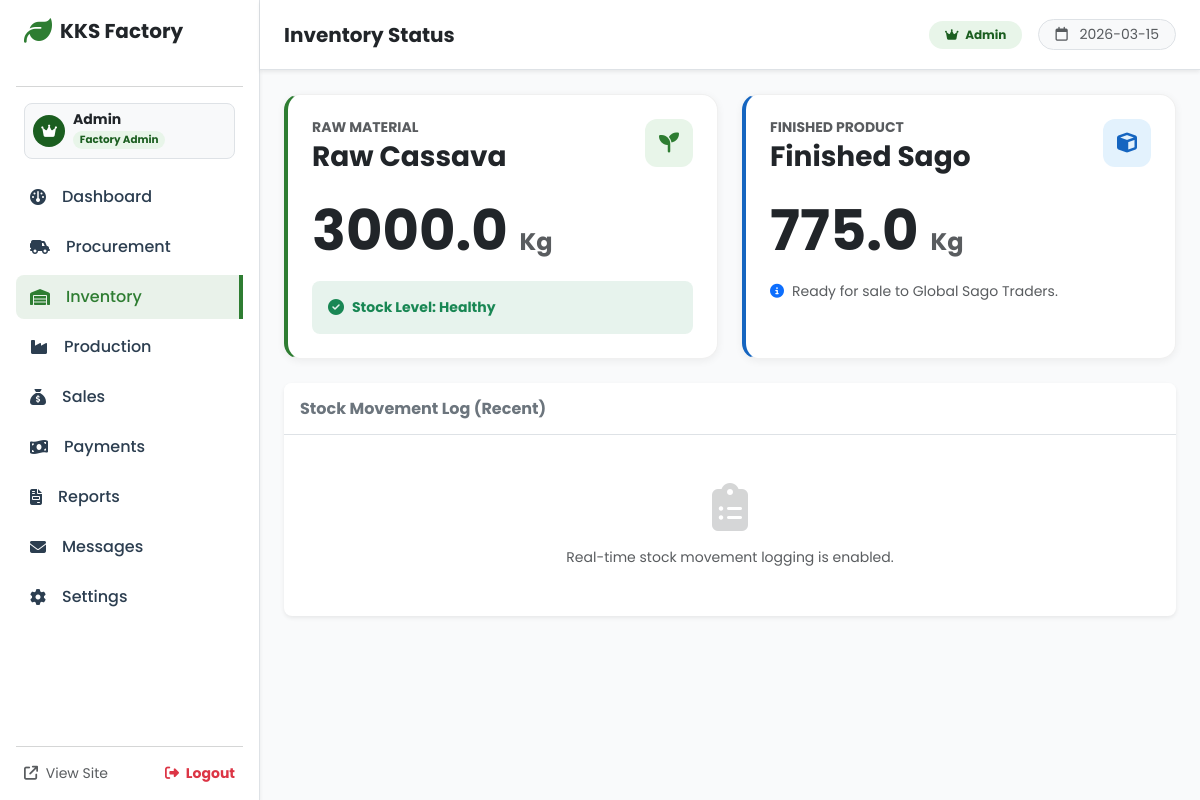
Before: /inventory (signed in) with the older database file.
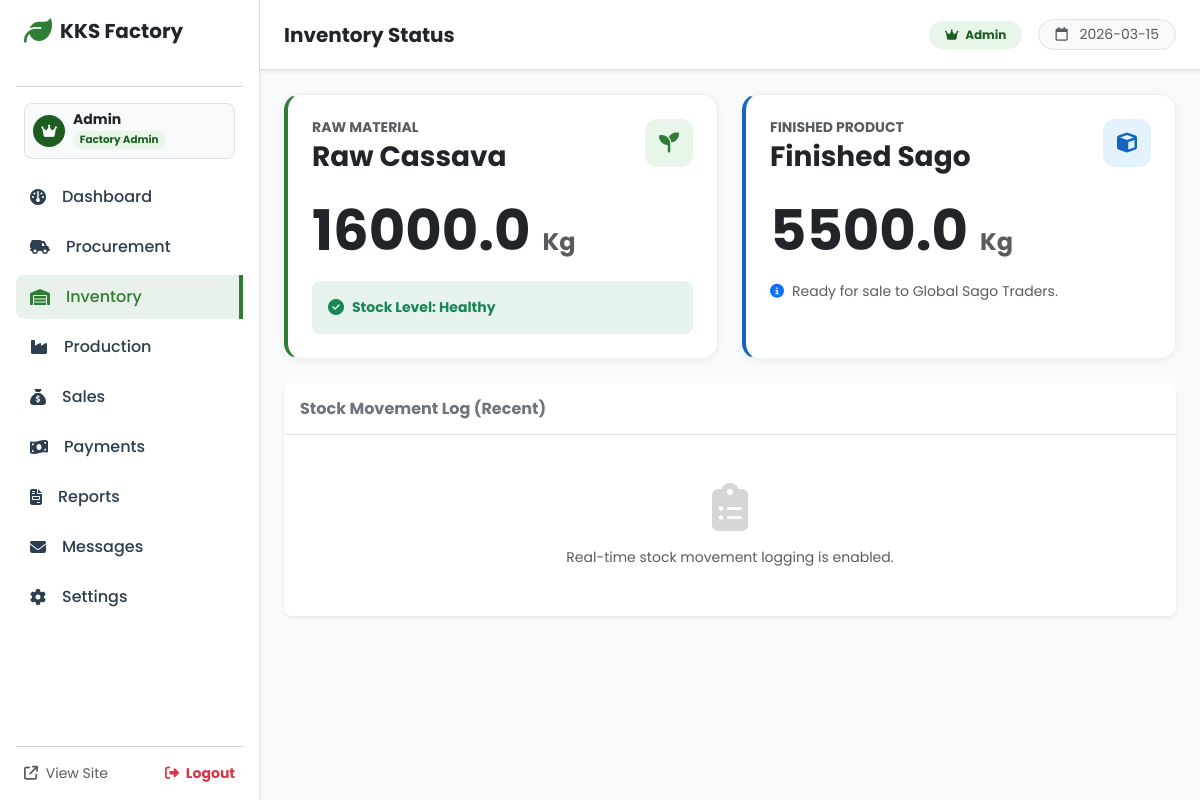
After: the same page with the newer database file.
### app.py (models this page shows)
class Inventory(db.Model):
    id = db.Column(db.Integer, primary_key=True)
    item_name = db.Column(db.String(50), unique=True)
    quantity = db.Column(db.Float, default=0.0)
    unit = db.Column(db.String(10))

### app.py (the view)
@app.route('/inventory')
def inventory():
    if not check_auth(): return redirect(url_for('login'))
    raw  = Inventory.query.filter_by(item_name='Raw Cassava').first()
    sago = Inventory.query.filter_by(item_name='Finished Sago').first()
    return render_template('inventory.html', raw=raw, sago=sago)

### app.py (called while the page is built)
@app.context_processor
def inject_globals():
    try:
        configs = {c.key: c.value for c in SystemConfig.query.all()}
    except Exception:
        configs = {}
    class FactoryConfig:
        factory_name    = configs.get('factory_name',    'KKS Sago Factory')
        factory_phone   = configs.get('factory_phone',   '')
        factory_email   = configs.get('factory_email',   '')
        factory_address = configs.get('factory_address', '')
    return dict(
        factory_config=FactoryConfig(),
        today_date=datetime.now().strftime('%Y-%m-%d'),
        current_user=get_current_user(),
    )

def get_current_user():
    if 'user_id' in session:
        return User.query.get(session['user_id'])
    return None

def check_auth():
    return 'user_id' in session

### templates/inventory.html
{% extends 'base.html' %}
{% block header_title %}Inventory Status{% endblock %}
{% block content_admin %}
<div class="row g-4">
    <div class="col-md-6">
        <div class="stat-card border-green h-100">
            <div class="d-flex justify-content-between align-items-start mb-4">
                <div>
                    <h6 class="text-uppercase text-muted fw-bold mb-1 small">Raw Material</h6>
                    <h3 class="fw-bold mb-0 text-dark">Raw Cassava</h3>
                </div>
                <div class="icon-box green">
                    <i class="fa-solid fa-seedling"></i>
                </div>
            </div>
            <h1 class="display-4 fw-bold mb-2 text-dark">{{ raw.quantity }} <small class="fs-4 text-muted">Kg</small></h1>
            {% if raw.quantity < 100 %}
                <div class="alert alert-danger d-flex align-items-center mt-3 mb-0 border-0 bg-danger bg-opacity-10 text-danger rounded-3">
                    <i class="fa-solid fa-triangle-exclamation me-2"></i>
                    <div class="small fw-bold">Low Stock Warning! Please procure more cassava.</div>
                </div>
            {% else %}
                <div class="alert alert-success d-flex align-items-center mt-3 mb-0 border-0 bg-success bg-opacity-10 text-success rounded-3">
                    <i class="fa-solid fa-check-circle me-2"></i>
                    <div class="small fw-bold">Stock Level: Healthy</div>
                </div>
            {% endif %}
        </div>
    </div>
    <div class="col-md-6">
        <div class="stat-card border-blue h-100">
            <div class="d-flex justify-content-between align-items-start mb-4">
                <div>
                    <h6 class="text-uppercase text-muted fw-bold mb-1 small">Finished Product</h6>
                    <h3 class="fw-bold mb-0 text-dark">Finished Sago</h3>
                </div>
                <div class="icon-box blue">
                    <i class="fa-solid fa-cube"></i>
                </div>
            </div>
            <h1 class="display-4 fw-bold mb-2 text-dark">{{ sago.quantity }} <small class="fs-4 text-muted">Kg</small></h1>
            <div class="mt-3 text-muted small d-flex align-items-center">
                <i class="fa-solid fa-info-circle me-2 text-primary"></i> Ready for sale to Global Sago Traders.
            </div>
        </div>
    </div>
</div>
<div class="card border-0 shadow-sm rounded-3 mt-4">
    <div class="card-header bg-white py-3 border-bottom">
        <h6 class="mb-0 fw-bold text-secondary">Stock Movement Log (Recent)</h6>
    </div>
    <div class="card-body text-center py-5 text-muted">
        <i class="fa-solid fa-clipboard-list fa-3x mb-3 opacity-25"></i>
        <p class="mb-0 small">Real-time stock movement logging is enabled.</p>
    </div>
</div>
{% endblock %}

Changed rows visible on the page:
changed Inventory (number 1 of 2 on the later page): quantity "3000.0" → "16000.0"
changed Inventory (number 2 of 2 on the later page): quantity "775.0" → "5500.0"
